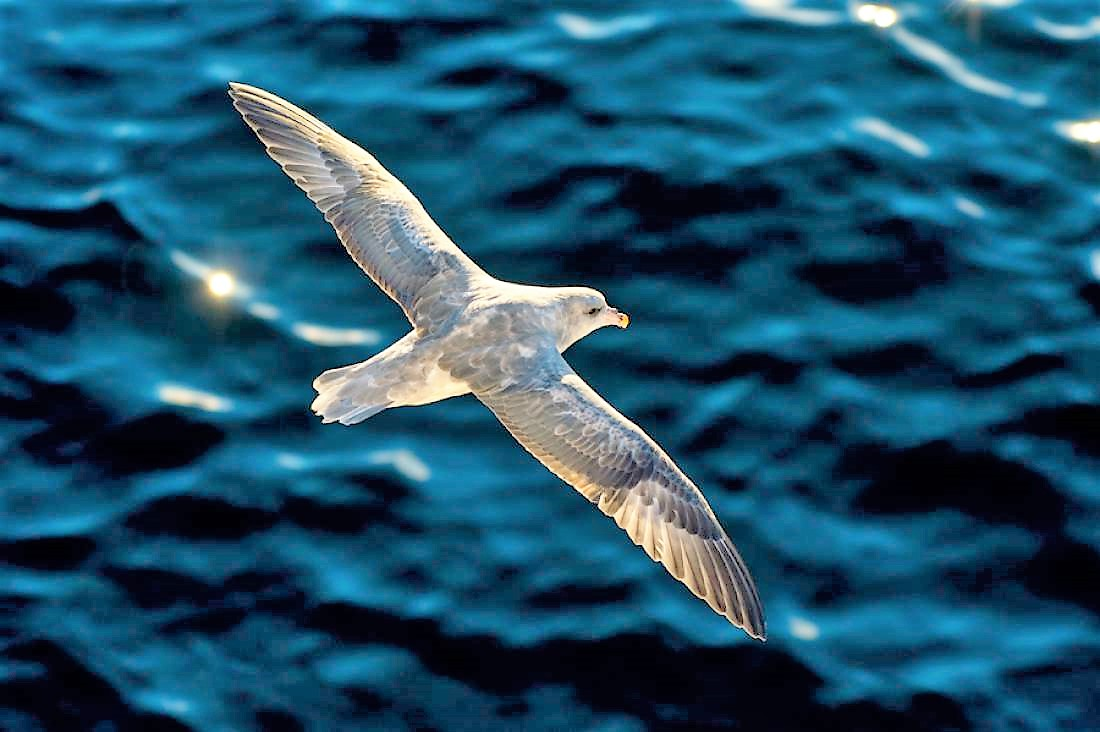
%> input picture assignment-2-filtering/1/data/bird.jpg, 1100 x 732 px
$ octave myMainScript.m   (GNU Octave 9; MATLAB toolbox functions it lacks are replaced by stand-ins)
%> lines starting %> are read from the running program, lines starting %| are printed output that depends on the picture; in (x1, y1, x2, y2) boxes, pixels count from 0 and x2, y2 are one past the last pixel; in counts of white or black regions, pixels touching at a corner belong together; the program's own positions count from 1
### assignment-2-filtering/1/code/mySpatiallyVaryingKernel.m
function [ outputImg, radius_matrix ] = mySpatiallyVaryingKernel(originalImg, inputImg, threshold)
% originalImg is the given image (bird.jpg)
% inputImg = black and white image seprating foreground and background

% figure('Name', ' original image'); imshow(uint8(originalImg));
% figure('Name', ' edged image'); imshow(uint8(inputImg));
radius_matrix = bwdist(inputImg,'euclidean'); %calculates distance of each pixel from nearest non-zero pixel value
% figure('Name', ' radial distance image'); imshow(uint8(radius_matrix));

radius_matrix(radius_matrix>threshold) = [threshold];
% figure('Name', ' thresholded radial distance image'); imshow(uint8(radius_matrix));

[a,b,c] = size(originalImg);
% [18 lines of commented-out code are left out]
for r=40:-1:1
    kernel = fspecial('disk',double(r));
    kernel (kernel>0) = 1;
    kernel = kernel/sum(kernel(:));
    for k=1:3
        temp(:,:,k) = conv2(originalImg(:,:,k), kernel, 'same');
    end
    for i=1:a
        for j=1:b
            if (r == radius_matrix(i,j))
                outputImg(i,j,:) = temp(i,j,:);
            end
            if (radius_matrix(i,j) == 0)
                outputImg(i,j,:) = originalImg(i,j,:);
            end
        end
    end
end
% figure('Name', ' original image'); imshow(uint8(originalImg));
% figure('Name', ' output image'); imshow(uint8(outputImg));
% outputImg = originalImg;

### assignment-2-filtering/1/code/myMainScript.m
%% MyMainScript
tic;

% This script generates result for Q1.
% There is an interval of 10s between image generation for each subpart.

%% PART (a)
% displays the original image
image1 = imread('../data/bird.jpg');
%> image1 is the input picture: size 732x1100x3 uint8; mean R, G, B 28.4, 80.4, 105.5
image2 = imread('../data/flower.jpg');
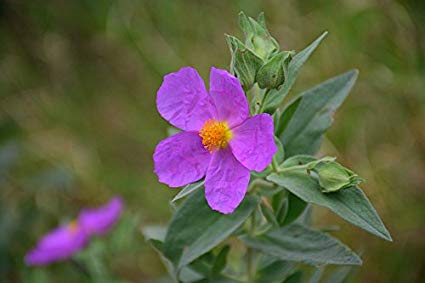
%> input picture assignment-2-filtering/1/data/flower.jpg, 425 x 283 px
%> image2 is the input picture: size 283x425x3 uint8; mean R, G, B 95.6, 92.7, 71.1
figure('Name', '(a) Original image 1'), imshow(image1);
% figure('Name', '(a) Original image 2'), imshow(image2);
% function [x,y,z]=abc(kjfn,sdf)
grayscale_image1 = rgb2gray(image1);
grayscale_image2 = rgb2gray(image2);
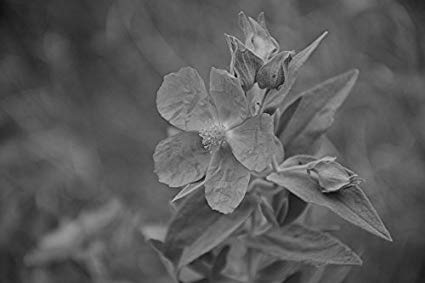
%> grayscale_image2: size 283x425 uint8; min 1, max 220, mean 91.1

sobelX = [-1 0 1; -2 0 2; -1 0 1];
sobelY = [ 1 2 1; 0 0 0;-1 -2 -1];

% figure('Name', 'RGB2Gray image'), imshow(I);

% Applying Sobel Operator
%image1
convX_image1 = conv2(grayscale_image1, sobelX, 'same');
convY_image1 = conv2(grayscale_image1, sobelY, 'same');
conv_image1 = sqrt(convX_image1.^2+convY_image1.^2);
conv_image1 = (conv_image1*255)/ (max(conv_image1(:)));

%image2
convX_image2 = conv2(grayscale_image2, sobelX, 'same');
convY_image2 = conv2(grayscale_image2, sobelY, 'same');
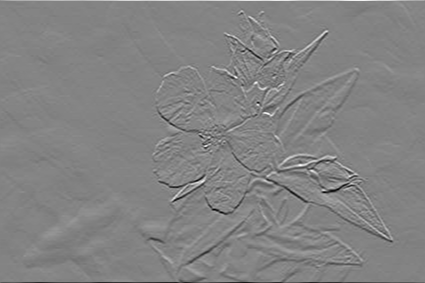
%> convY_image2: size 283x425 double; min -552, max 520, mean -0.1; drawn with min black and max white
conv_image2 = sqrt(convX_image2.^2+convY_image2.^2);
conv_image2 = (conv_image2*255)/ (max(conv_image2(:)));

% max(ans(:))
% figure('Name', ' Convolved image'); imshow(uint8(conv_image1));
% figure('Name', ' Convolved image'); imshow(uint8(conv_image2));

imfill_image1 = imfill(conv_image1, 'holes');
imfill_image2 = imfill(conv_image2, 'holes');
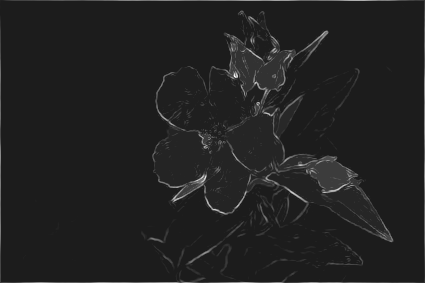
%> imfill_image2: size 283x425 double; min 28.67, max 255, mean 33.7
% figure('Name', ' imfill image'); imshow(uint8(imfill_image1));

%for IMAGE1
c=imfill_image1>49;
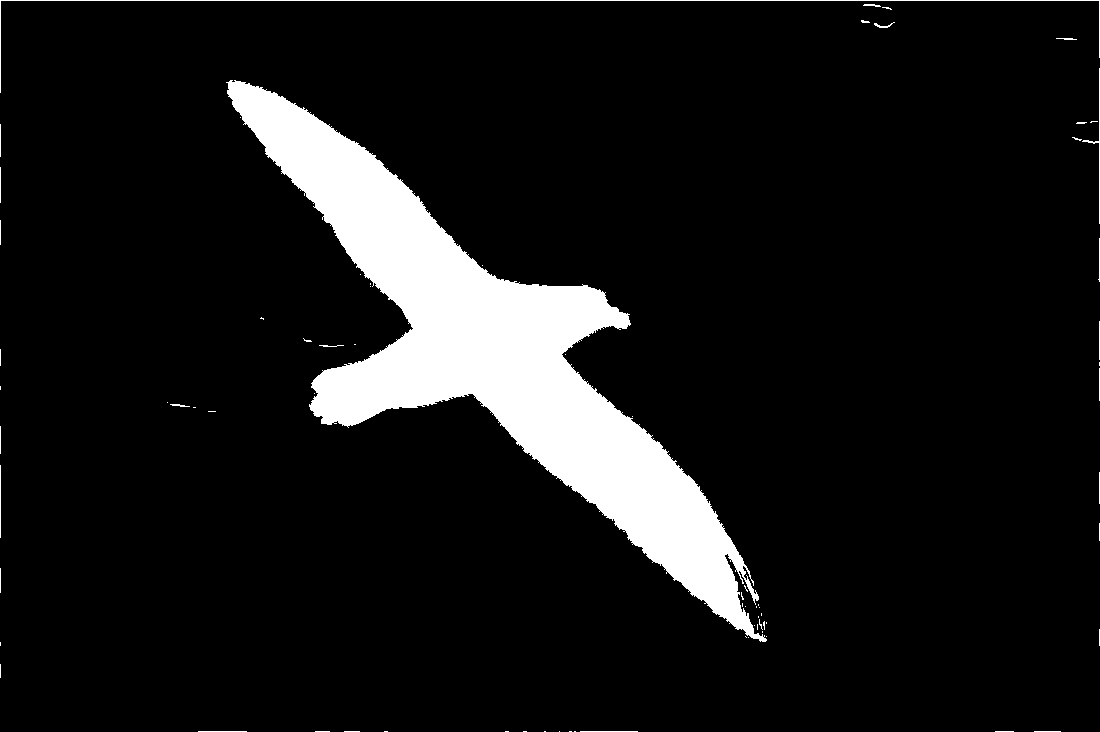
%> c: size 732x1100 logical; 9.1% white; 75 white regions (54 under 20 px), largest, box (x1, y1, x2, y2) and area: (226, 80, 767, 642) 71009, (0, 0, 1100, 93) 1249, (1082, 68, 1100, 224) 190
mask_image1=c*255;
mask_image1(1:30,850:910) = 0;
%> mask_image1: size 732x1100 double; 9.1% white; 72 white regions (52 under 20 px), largest, box (x1, y1, x2, y2) and area: (226, 80, 767, 642) 71009, (0, 0, 849, 93) 941, (910, 0, 1100, 58) 247
mask_image1(120:150,1075:1100) = 0;
mask_image1(315:350,260:345) = 0;
mask_image1(400:420,160:220) = 0;
mask_image1(585:615,740:755) = 255;
% blackening the borders
mask_image1(:,1000:end)=0;
mask_image1(:,1:10)=0;
mask_image1(720:end,:)=0;
%> mask_image1: size 732x1100 double; 9% white; 26 white regions (23 under 20 px), largest, box (x1, y1, x2, y2) and area: (226, 80, 767, 642) 71382, (10, 0, 849, 1) 839, (910, 0, 999, 1) 89
mask_image1(1:10,:)=0;
%> mask_image1: size 732x1100 double; 8.9% white; 24 white regions (23 under 20 px), largest, box (x1, y1, x2, y2) and area: (226, 80, 767, 642) 71382
%answer for part 1 (a)
% figure('Name', ' Mask Image'); imshow(uint8(mask_image1));
mask_image11 = mask_image1/255;
foreground_image1 = image1;
foreground_image1(:,:,1) = uint8(mask_image11).*image1(:,:,1);
foreground_image1(:,:,2) = uint8(mask_image11).*image1(:,:,2);
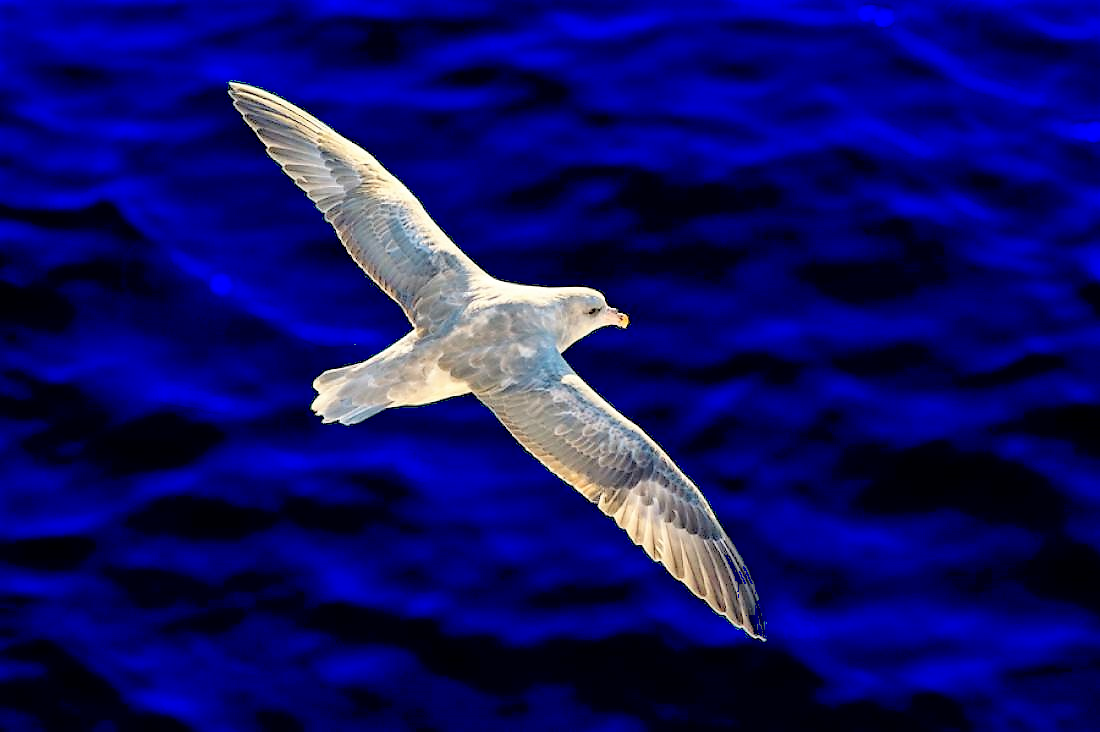
%> foreground_image1: size 732x1100x3 uint8; mean R, G, B 14.7, 14.3, 105.5
foreground_image1(:,:,3) = uint8(mask_image11).*image1(:,:,3);
figure('Name', ' Foreground Image 1'); imshow(foreground_image1);
background_image1 = image1-foreground_image1;
figure('Name', ' Background Image 1'); imshow(background_image1);

%for IMAGE2
c1=imfill_image2>29;
%> c1: size 283x425 logical; 24.7% white; 133 white regions (107 under 20 px), largest, box (x1, y1, x2, y2) and area: (152, 10, 394, 243) 24786, (0, 0, 425, 283) 2865, (322, 232, 364, 267) 303
mask_image2=c1*255;
figure('Name', ' Mask Image'); imshow(uint8(mask_image1));

% [8 lines of commented-out code are left out]

d_threshold_image1 = 40;
d_threshold_image2 = 20;


[ANS_image1] = mySpatiallyVaryingKernel(image1,mask_image1,d_threshold_image1);
%> in mySpatiallyVaryingKernel, `radius_matrix(radius_matrix>threshold) = [threshold];`:
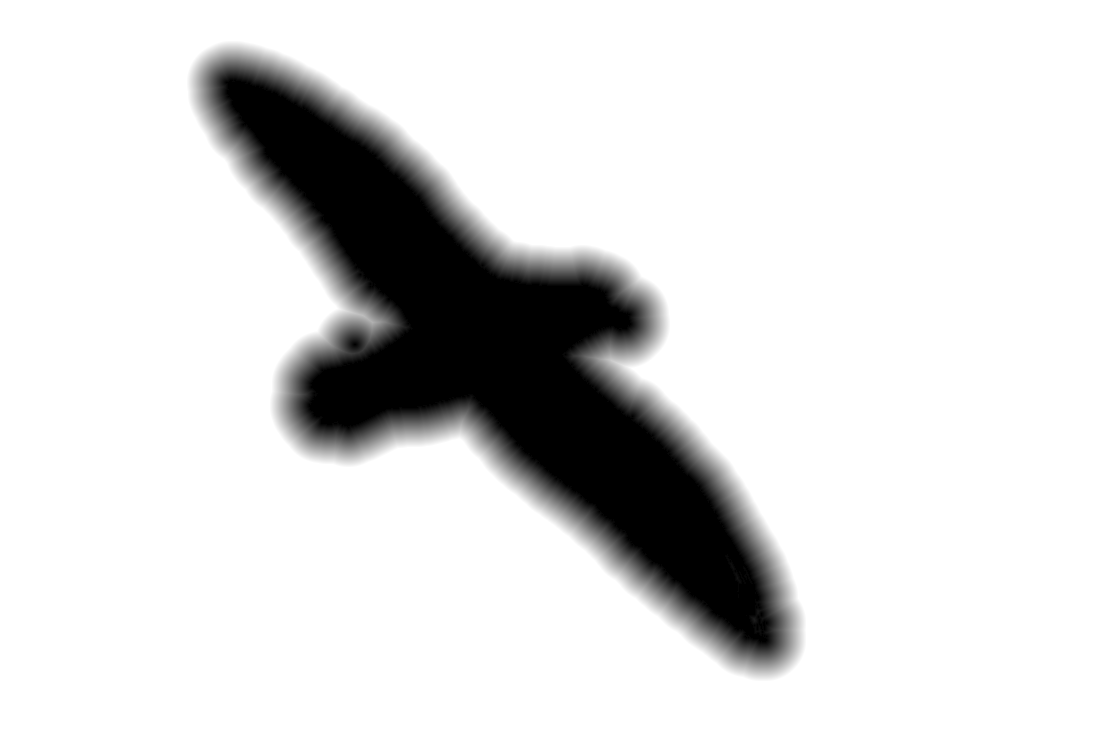
%> radius_matrix: size 732x1100 single; min 0, max 40, mean 34.3; drawn with min black and max white
%> (the run ends here)
